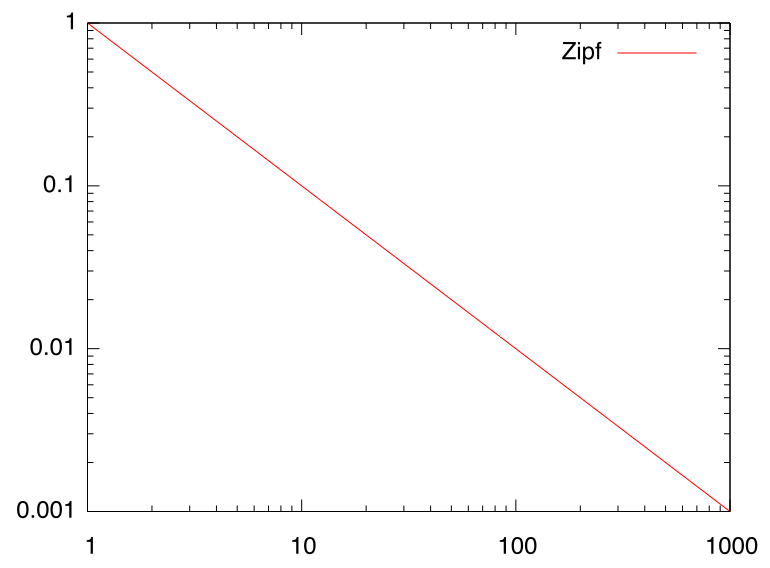

This figure's gnuplot source:
set logscale xy
set pointsize 1
set terminal aqua 0 fname 'Helvetica' fsize 24
set xrange [1:1000]
f(x) = 1/x
plot f(x) title "Zipf"
